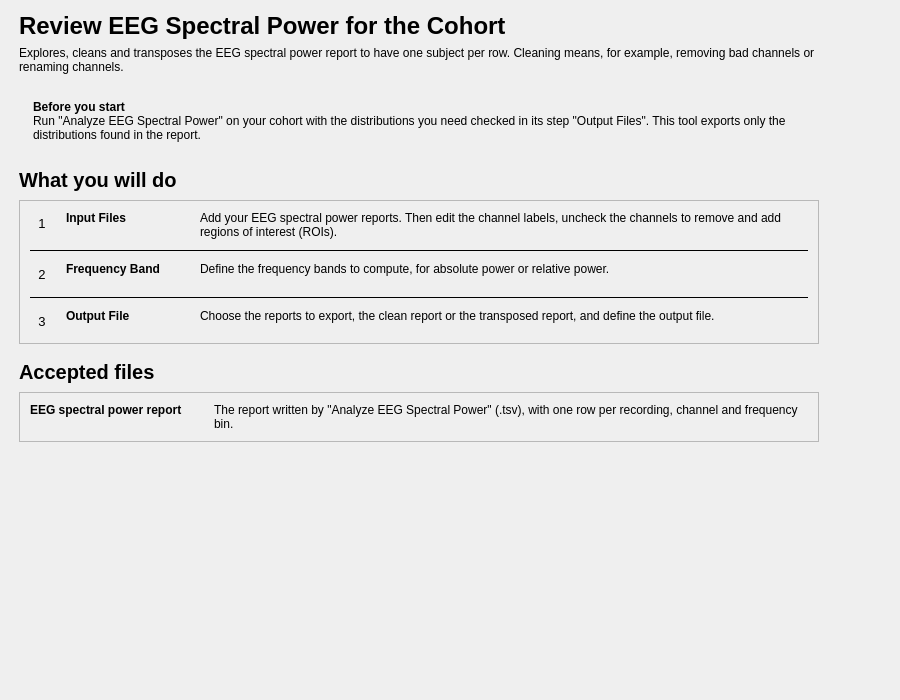
<?xml version="1.0" encoding="UTF-8"?>
<ui version="4.0">
 <class>IntroStep</class>
 <widget class="QWidget" name="IntroStep">
  <property name="geometry">
   <rect>
    <x>0</x>
    <y>0</y>
    <width>900</width>
    <height>700</height>
   </rect>
  </property>
  <property name="windowTitle">
   <string />
  </property>
  <layout class="QVBoxLayout" name="verticalLayout">
   <property name="leftMargin">
    <number>19</number>
   </property>
   <property name="topMargin">
    <number>12</number>
   </property>
   <property name="rightMargin">
    <number>19</number>
   </property>
   <property name="bottomMargin">
    <number>12</number>
   </property>
   <item>
    <layout class="QHBoxLayout" name="content_row" stretch="1,0">
     <property name="leftMargin">
      <number>0</number>
     </property>
     <property name="topMargin">
      <number>0</number>
     </property>
     <property name="rightMargin">
      <number>0</number>
     </property>
     <property name="bottomMargin">
      <number>0</number>
     </property>
     <item>
      <widget class="QWidget" name="content_widget" native="true">
       <property name="maximumSize">
        <size>
         <width>800</width>
         <height>16777215</height>
        </size>
       </property>
       <layout class="QVBoxLayout" name="content_layout">
        <property name="spacing">
         <number>16</number>
        </property>
        <property name="leftMargin">
         <number>0</number>
        </property>
        <property name="topMargin">
         <number>0</number>
        </property>
        <property name="rightMargin">
         <number>0</number>
        </property>
        <property name="bottomMargin">
         <number>0</number>
        </property>
        <item>
         <layout class="QVBoxLayout" name="header_layout">
          <property name="spacing">
           <number>6</number>
          </property>
          <item>
           <widget class="QLabel" name="title_label">
            <property name="font">
             <font>
              <pointsize>18</pointsize>
              <bold>true</bold>
             </font>
            </property>
            <property name="text">
             <string>Review EEG Spectral Power for the Cohort</string>
            </property>
           </widget>
          </item>
          <item>
           <widget class="QLabel" name="subtitle_label">
            <property name="text">
             <string>Explores, cleans and transposes the EEG spectral power report to have one subject per row. Cleaning means, for example, removing bad channels or renaming channels.</string>
            </property>
            <property name="wordWrap">
             <bool>true</bool>
            </property>
            <property name="variant" stdset="0">
             <string notr="true">help</string>
            </property>
           </widget>
          </item>
         </layout>
        </item>
        <item>
         <widget class="QFrame" name="before_info">
          <property name="frameShape">
           <enum>QFrame::Shape::NoFrame</enum>
          </property>
          <property name="variant" stdset="0">
           <string notr="true">info</string>
          </property>
          <layout class="QHBoxLayout" name="before_info_layout">
           <property name="leftMargin">
            <number>14</number>
           </property>
           <property name="topMargin">
            <number>10</number>
           </property>
           <property name="rightMargin">
            <number>14</number>
           </property>
           <property name="bottomMargin">
            <number>10</number>
           </property>
           <item>
            <widget class="QLabel" name="before_info_label">
             <property name="text">
              <string>&lt;b&gt;Before you start&lt;/b&gt;&lt;br/&gt;Run "Analyze EEG Spectral Power" on your cohort with the distributions you need checked in its step "Output Files". This tool exports only the distributions found in the report.</string>
             </property>
             <property name="textFormat">
              <enum>Qt::TextFormat::RichText</enum>
             </property>
             <property name="wordWrap">
              <bool>true</bool>
             </property>
            </widget>
           </item>
          </layout>
         </widget>
        </item>
        <item>
         <layout class="QVBoxLayout" name="steps_section_layout">
          <property name="spacing">
           <number>8</number>
          </property>
          <item>
           <widget class="QLabel" name="steps_title_label">
            <property name="font">
             <font>
              <pointsize>15</pointsize>
              <bold>true</bold>
             </font>
            </property>
            <property name="text">
             <string>What you will do</string>
            </property>
           </widget>
          </item>
          <item>
           <widget class="QFrame" name="steps_card">
            <property name="frameShape">
             <enum>QFrame::Shape::StyledPanel</enum>
            </property>
            <property name="frameShadow">
             <enum>QFrame::Shadow::Raised</enum>
            </property>
            <layout class="QVBoxLayout" name="steps_card_layout">
             <property name="spacing">
              <number>10</number>
             </property>
             <property name="leftMargin">
              <number>10</number>
             </property>
             <property name="topMargin">
              <number>10</number>
             </property>
             <property name="rightMargin">
              <number>10</number>
             </property>
             <property name="bottomMargin">
              <number>10</number>
             </property>
             <item>
              <layout class="QGridLayout" name="steps_grid" columnstretch="0,0,0,1">
               <property name="horizontalSpacing">
                <number>12</number>
               </property>
               <property name="verticalSpacing">
                <number>10</number>
               </property>
               <item row="0" column="0" alignment="Qt::AlignmentFlag::AlignTop">
                <widget class="QLabel" name="step_1_number_label">
                 <property name="font">
                  <font>
                   <pointsize>10</pointsize>
                  </font>
                 </property>
                 <property name="text">
                  <string>1</string>
                 </property>
                 <property name="variant" stdset="0">
                  <string notr="true">step_number</string>
                 </property>
                 <property name="minimumSize">
                  <size>
                   <width>24</width>
                   <height>24</height>
                  </size>
                 </property>
                 <property name="maximumSize">
                  <size>
                   <width>24</width>
                   <height>24</height>
                  </size>
                 </property>
                 <property name="alignment">
                  <set>Qt::AlignmentFlag::AlignCenter</set>
                 </property>
                </widget>
               </item>
               <item row="0" column="1">
                <widget class="QLabel" name="step_1_name_label">
                 <property name="font">
                  <font>
                   <bold>true</bold>
                  </font>
                 </property>
                 <property name="text">
                  <string>Input Files</string>
                 </property>
                 <property name="alignment">
                  <set>Qt::AlignmentFlag::AlignLeading|Qt::AlignmentFlag::AlignLeft|Qt::AlignmentFlag::AlignTop</set>
                 </property>
                </widget>
               </item>
               <item row="0" column="2">
                <spacer name="steps_gap">
                 <property name="orientation">
                  <enum>Qt::Orientation::Horizontal</enum>
                 </property>
                 <property name="sizeType">
                  <enum>QSizePolicy::Policy::Fixed</enum>
                 </property>
                 <property name="sizeHint" stdset="0">
                  <size>
                   <width>16</width>
                   <height>20</height>
                  </size>
                 </property>
                </spacer>
               </item>
               <item row="0" column="3">
                <widget class="QLabel" name="step_1_label">
                 <property name="text">
                  <string>Add your EEG spectral power reports. Then edit the channel labels, uncheck the channels to remove and add regions of interest (ROIs).</string>
                 </property>
                 <property name="wordWrap">
                  <bool>true</bool>
                 </property>
                 <property name="variant" stdset="0">
                  <string notr="true">help</string>
                 </property>
                 <property name="alignment">
                  <set>Qt::AlignmentFlag::AlignLeading|Qt::AlignmentFlag::AlignLeft|Qt::AlignmentFlag::AlignTop</set>
                 </property>
                </widget>
               </item>
               <item row="1" column="0" rowspan="1" colspan="4">
                <widget class="QFrame" name="step_line_2">
                 <property name="frameShape">
                  <enum>QFrame::Shape::HLine</enum>
                 </property>
                 <property name="frameShadow">
                  <enum>QFrame::Shadow::Plain</enum>
                 </property>
                </widget>
               </item>
               <item row="2" column="0" alignment="Qt::AlignmentFlag::AlignTop">
                <widget class="QLabel" name="step_2_number_label">
                 <property name="font">
                  <font>
                   <pointsize>10</pointsize>
                  </font>
                 </property>
                 <property name="text">
                  <string>2</string>
                 </property>
                 <property name="variant" stdset="0">
                  <string notr="true">step_number</string>
                 </property>
                 <property name="minimumSize">
                  <size>
                   <width>24</width>
                   <height>24</height>
                  </size>
                 </property>
                 <property name="maximumSize">
                  <size>
                   <width>24</width>
                   <height>24</height>
                  </size>
                 </property>
                 <property name="alignment">
                  <set>Qt::AlignmentFlag::AlignCenter</set>
                 </property>
                </widget>
               </item>
               <item row="2" column="1">
                <widget class="QLabel" name="step_2_name_label">
                 <property name="font">
                  <font>
                   <bold>true</bold>
                  </font>
                 </property>
                 <property name="text">
                  <string>Frequency Band</string>
                 </property>
                 <property name="alignment">
                  <set>Qt::AlignmentFlag::AlignLeading|Qt::AlignmentFlag::AlignLeft|Qt::AlignmentFlag::AlignTop</set>
                 </property>
                </widget>
               </item>
               <item row="2" column="3">
                <widget class="QLabel" name="step_2_label">
                 <property name="text">
                  <string>Define the frequency bands to compute, for absolute power or relative power.</string>
                 </property>
                 <property name="wordWrap">
                  <bool>true</bool>
                 </property>
                 <property name="variant" stdset="0">
                  <string notr="true">help</string>
                 </property>
                 <property name="alignment">
                  <set>Qt::AlignmentFlag::AlignLeading|Qt::AlignmentFlag::AlignLeft|Qt::AlignmentFlag::AlignTop</set>
                 </property>
                </widget>
               </item>
               <item row="3" column="0" rowspan="1" colspan="4">
                <widget class="QFrame" name="step_line_3">
                 <property name="frameShape">
                  <enum>QFrame::Shape::HLine</enum>
                 </property>
                 <property name="frameShadow">
                  <enum>QFrame::Shadow::Plain</enum>
                 </property>
                </widget>
               </item>
               <item row="4" column="0" alignment="Qt::AlignmentFlag::AlignTop">
                <widget class="QLabel" name="step_3_number_label">
                 <property name="font">
                  <font>
                   <pointsize>10</pointsize>
                  </font>
                 </property>
                 <property name="text">
                  <string>3</string>
                 </property>
                 <property name="variant" stdset="0">
                  <string notr="true">step_number</string>
                 </property>
                 <property name="minimumSize">
                  <size>
                   <width>24</width>
                   <height>24</height>
                  </size>
                 </property>
                 <property name="maximumSize">
                  <size>
                   <width>24</width>
                   <height>24</height>
                  </size>
                 </property>
                 <property name="alignment">
                  <set>Qt::AlignmentFlag::AlignCenter</set>
                 </property>
                </widget>
               </item>
               <item row="4" column="1">
                <widget class="QLabel" name="step_3_name_label">
                 <property name="font">
                  <font>
                   <bold>true</bold>
                  </font>
                 </property>
                 <property name="text">
                  <string>Output File</string>
                 </property>
                 <property name="alignment">
                  <set>Qt::AlignmentFlag::AlignLeading|Qt::AlignmentFlag::AlignLeft|Qt::AlignmentFlag::AlignTop</set>
                 </property>
                </widget>
               </item>
               <item row="4" column="3">
                <widget class="QLabel" name="step_3_label">
                 <property name="text">
                  <string>Choose the reports to export, the clean report or the transposed report, and define the output file.</string>
                 </property>
                 <property name="wordWrap">
                  <bool>true</bool>
                 </property>
                 <property name="variant" stdset="0">
                  <string notr="true">help</string>
                 </property>
                 <property name="alignment">
                  <set>Qt::AlignmentFlag::AlignLeading|Qt::AlignmentFlag::AlignLeft|Qt::AlignmentFlag::AlignTop</set>
                 </property>
                </widget>
               </item>
              </layout>
             </item>
            </layout>
           </widget>
          </item>
         </layout>
        </item>
        <item>
         <layout class="QVBoxLayout" name="files_section_layout">
          <property name="spacing">
           <number>8</number>
          </property>
          <item>
           <widget class="QLabel" name="files_title_label">
            <property name="font">
             <font>
              <pointsize>15</pointsize>
              <bold>true</bold>
             </font>
            </property>
            <property name="text">
             <string>Accepted files</string>
            </property>
           </widget>
          </item>
          <item>
           <widget class="QFrame" name="files_card">
            <property name="frameShape">
             <enum>QFrame::Shape::StyledPanel</enum>
            </property>
            <property name="frameShadow">
             <enum>QFrame::Shadow::Raised</enum>
            </property>
            <layout class="QVBoxLayout" name="files_card_layout">
             <property name="spacing">
              <number>10</number>
             </property>
             <property name="leftMargin">
              <number>10</number>
             </property>
             <property name="topMargin">
              <number>10</number>
             </property>
             <property name="rightMargin">
              <number>10</number>
             </property>
             <property name="bottomMargin">
              <number>10</number>
             </property>
             <item>
              <layout class="QGridLayout" name="files_grid" columnstretch="0,1">
               <property name="horizontalSpacing">
                <number>32</number>
               </property>
               <property name="verticalSpacing">
                <number>6</number>
               </property>
               <item row="0" column="0">
                <widget class="QLabel" name="file_1_name_label">
                 <property name="font">
                  <font>
                   <bold>true</bold>
                  </font>
                 </property>
                 <property name="text">
                  <string>EEG spectral power report</string>
                 </property>
                 <property name="alignment">
                  <set>Qt::AlignmentFlag::AlignLeading|Qt::AlignmentFlag::AlignLeft|Qt::AlignmentFlag::AlignTop</set>
                 </property>
                </widget>
               </item>
               <item row="0" column="1">
                <widget class="QLabel" name="file_1_label">
                 <property name="text">
                  <string>The report written by "Analyze EEG Spectral Power" (.tsv), with one row per recording, channel and frequency bin.</string>
                 </property>
                 <property name="wordWrap">
                  <bool>true</bool>
                 </property>
                </widget>
               </item>
              </layout>
             </item>
            </layout>
           </widget>
          </item>
         </layout>
        </item>
       </layout>
      </widget>
     </item>
     <item>
      <spacer name="content_spacer">
       <property name="orientation">
        <enum>Qt::Orientation::Horizontal</enum>
       </property>
       <property name="sizeHint" stdset="0">
        <size>
         <width>40</width>
         <height>20</height>
        </size>
       </property>
      </spacer>
     </item>
    </layout>
   </item>
   <item>
    <spacer name="verticalSpacer">
     <property name="orientation">
      <enum>Qt::Orientation::Vertical</enum>
     </property>
     <property name="sizeHint" stdset="0">
      <size>
       <width>40</width>
       <height>20</height>
      </size>
     </property>
    </spacer>
   </item>
  </layout>
 </widget>
 <resources>
  <include location="../../../../../snooz-toolbox/src/main/python/ui/themes/themes.qrc" />
 </resources>
 <connections />
</ui>
